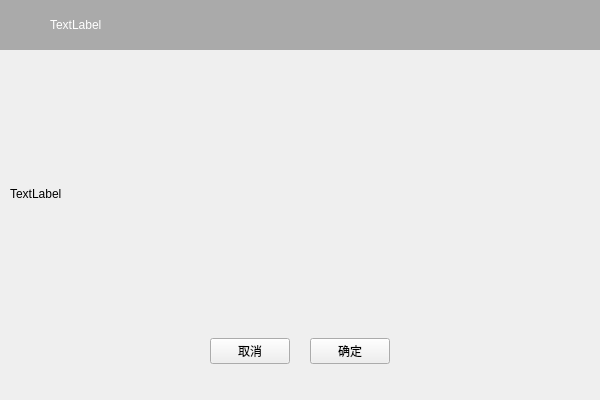
<?xml version="1.0" encoding="UTF-8"?>
<ui version="4.0">
 <class>CommonDialog</class>
 <widget class="QWidget" name="CommonDialog">
  <property name="geometry">
   <rect>
    <x>0</x>
    <y>0</y>
    <width>600</width>
    <height>400</height>
   </rect>
  </property>
  <property name="windowTitle">
   <string>CommonDialog</string>
  </property>
  <layout class="QVBoxLayout" name="verticalLayout" stretch="5,29,6">
   <property name="spacing">
    <number>0</number>
   </property>
   <property name="leftMargin">
    <number>0</number>
   </property>
   <property name="topMargin">
    <number>0</number>
   </property>
   <property name="rightMargin">
    <number>0</number>
   </property>
   <property name="bottomMargin">
    <number>0</number>
   </property>
   <item>
    <widget class="QWidget" name="widgetTitle" native="true">
     <property name="styleSheet">
      <string notr="true">QWidget {
	color: rgb(255, 255, 255);
	background-color: rgb(170, 170, 170);
}</string>
     </property>
     <layout class="QHBoxLayout" name="horizontalLayout">
      <property name="spacing">
       <number>10</number>
      </property>
      <property name="leftMargin">
       <number>10</number>
      </property>
      <property name="topMargin">
       <number>10</number>
      </property>
      <property name="rightMargin">
       <number>10</number>
      </property>
      <property name="bottomMargin">
       <number>10</number>
      </property>
      <item>
       <widget class="QLabel" name="lbWindowIcon">
        <property name="sizePolicy">
         <sizepolicy hsizetype="Fixed" vsizetype="Fixed">
          <horstretch>0</horstretch>
          <verstretch>0</verstretch>
         </sizepolicy>
        </property>
        <property name="minimumSize">
         <size>
          <width>30</width>
          <height>30</height>
         </size>
        </property>
        <property name="maximumSize">
         <size>
          <width>30</width>
          <height>30</height>
         </size>
        </property>
        <property name="text">
         <string/>
        </property>
       </widget>
      </item>
      <item>
       <widget class="QLabel" name="lbWindowTitle">
        <property name="text">
         <string>TextLabel</string>
        </property>
       </widget>
      </item>
      <item>
       <spacer name="horizontalSpacer_3">
        <property name="orientation">
         <enum>Qt::Horizontal</enum>
        </property>
        <property name="sizeHint" stdset="0">
         <size>
          <width>40</width>
          <height>20</height>
         </size>
        </property>
       </spacer>
      </item>
     </layout>
    </widget>
   </item>
   <item>
    <widget class="QWidget" name="widgetContent" native="true">
     <layout class="QHBoxLayout" name="horizontalLayout_3">
      <property name="spacing">
       <number>10</number>
      </property>
      <property name="leftMargin">
       <number>10</number>
      </property>
      <property name="topMargin">
       <number>10</number>
      </property>
      <property name="rightMargin">
       <number>10</number>
      </property>
      <property name="bottomMargin">
       <number>10</number>
      </property>
      <item>
       <widget class="QLabel" name="lbContent">
        <property name="text">
         <string>TextLabel</string>
        </property>
       </widget>
      </item>
     </layout>
    </widget>
   </item>
   <item>
    <widget class="QWidget" name="widgetBottom" native="true">
     <layout class="QHBoxLayout" name="horizontalLayout_2">
      <property name="spacing">
       <number>20</number>
      </property>
      <property name="leftMargin">
       <number>10</number>
      </property>
      <property name="topMargin">
       <number>0</number>
      </property>
      <property name="rightMargin">
       <number>10</number>
      </property>
      <property name="bottomMargin">
       <number>36</number>
      </property>
      <item>
       <spacer name="horizontalSpacer">
        <property name="orientation">
         <enum>Qt::Horizontal</enum>
        </property>
        <property name="sizeHint" stdset="0">
         <size>
          <width>40</width>
          <height>20</height>
         </size>
        </property>
       </spacer>
      </item>
      <item>
       <widget class="QPushButton" name="btnCancel">
        <property name="text">
         <string>取消</string>
        </property>
       </widget>
      </item>
      <item>
       <widget class="QPushButton" name="btnSure">
        <property name="text">
         <string>确定</string>
        </property>
       </widget>
      </item>
      <item>
       <spacer name="horizontalSpacer_2">
        <property name="orientation">
         <enum>Qt::Horizontal</enum>
        </property>
        <property name="sizeHint" stdset="0">
         <size>
          <width>40</width>
          <height>20</height>
         </size>
        </property>
       </spacer>
      </item>
     </layout>
    </widget>
   </item>
  </layout>
 </widget>
 <resources/>
 <connections/>
</ui>
